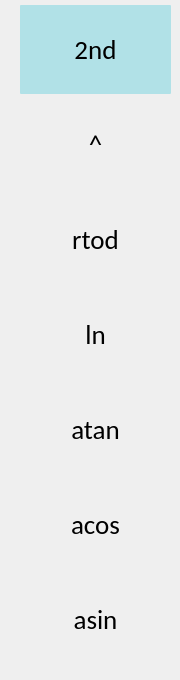
     <widget class="QWidget" name="page_2">
      <widget class="QWidget" name="layoutWidget_6">
       <property name="geometry">
        <rect>
         <x>20</x>
         <y>0</y>
         <width>151</width>
         <height>671</height>
        </rect>
       </property>
       <layout class="QGridLayout" name="gridLayout_7">
        <property name="spacing">
         <number>1</number>
        </property>
        <item row="1" column="0">
         <widget class="QPushButton" name="Science_Button_power">
          <property name="minimumSize">
           <size>
            <width>142</width>
            <height>89</height>
           </size>
          </property>
          <property name="font">
           <font>
            <family>Calibri</family>
            <pointsize>20</pointsize>
           </font>
          </property>
          <property name="styleSheet">
           <string notr="true">QPushButton { background-color: rgb(232,232,232，50); border-radius: 1px; color: rgb(0, 0, 0); color:black} QPushButton:hover { background-color: rgb(181, 181, 181，50); }</string>
          </property>
          <property name="text">
           <string>^</string>
          </property>
          <property name="flat">
           <bool>true</bool>
          </property>
         </widget>
        </item>
        <item row="3" column="0">
         <widget class="QPushButton" name="Science_Button_ln">
          <property name="minimumSize">
           <size>
            <width>142</width>
            <height>89</height>
           </size>
          </property>
          <property name="font">
           <font>
            <family>Calibri</family>
            <pointsize>20</pointsize>
           </font>
          </property>
          <property name="styleSheet">
           <string notr="true">QPushButton { background-color: rgb(232,232,232，50); border-radius: 1px; color: rgb(0, 0, 0); color:black} QPushButton:hover { background-color: rgb(181, 181, 181，50); }</string>
          </property>
          <property name="text">
           <string>ln</string>
          </property>
          <property name="flat">
           <bool>true</bool>
          </property>
         </widget>
        </item>
        <item row="6" column="0">
         <widget class="QPushButton" name="Science_Button_asin">
          <property name="minimumSize">
           <size>
            <width>142</width>
            <height>89</height>
           </size>
          </property>
          <property name="font">
           <font>
            <family>Calibri</family>
            <pointsize>20</pointsize>
           </font>
          </property>
          <property name="styleSheet">
           <string notr="true">QPushButton { background-color: rgb(232,232,232，50); border-radius: 1px; color: rgb(0, 0, 0); color:black} QPushButton:hover { background-color: rgb(181, 181, 181，50); }</string>
          </property>
          <property name="text">
           <string>asin</string>
          </property>
          <property name="flat">
           <bool>true</bool>
          </property>
         </widget>
        </item>
        <item row="4" column="0">
         <widget class="QPushButton" name="Science_Button_atan">
          <property name="minimumSize">
           <size>
            <width>142</width>
            <height>89</height>
           </size>
          </property>
          <property name="font">
           <font>
            <family>Calibri</family>
            <pointsize>20</pointsize>
           </font>
          </property>
          <property name="styleSheet">
           <string notr="true">QPushButton { background-color: rgb(232,232,232，50); border-radius: 1px; color: rgb(0, 0, 0); color:black} QPushButton:hover { background-color: rgb(181, 181, 181，50); }</string>
          </property>
          <property name="text">
           <string>atan</string>
          </property>
          <property name="flat">
           <bool>true</bool>
          </property>
         </widget>
        </item>
        <item row="2" column="0">
         <widget class="QPushButton" name="Science_Button_rtod">
          <property name="minimumSize">
           <size>
            <width>142</width>
            <height>89</height>
           </size>
          </property>
          <property name="font">
           <font>
            <family>Calibri</family>
            <pointsize>20</pointsize>
           </font>
          </property>
          <property name="styleSheet">
           <string notr="true">QPushButton { background-color: rgb(232,232,232，50); border-radius: 1px; color: rgb(0, 0, 0); color:black} QPushButton:hover { background-color: rgb(181, 181, 181，50); }</string>
          </property>
          <property name="text">
           <string>rtod</string>
          </property>
          <property name="flat">
           <bool>true</bool>
          </property>
         </widget>
        </item>
        <item row="5" column="0">
         <widget class="QPushButton" name="Science_Button_acos">
          <property name="minimumSize">
           <size>
            <width>142</width>
            <height>89</height>
           </size>
          </property>
          <property name="font">
           <font>
            <family>Calibri</family>
            <pointsize>20</pointsize>
           </font>
          </property>
          <property name="styleSheet">
           <string notr="true">QPushButton { background-color: rgb(232,232,232，50); border-radius: 1px; color: rgb(0, 0, 0); color:black} QPushButton:hover { background-color: rgb(181, 181, 181，50); }</string>
          </property>
          <property name="text">
           <string>acos</string>
          </property>
          <property name="flat">
           <bool>true</bool>
          </property>
         </widget>
        </item>
        <item row="0" column="0">
         <widget class="QPushButton" name="Science_Button_2nd2">
          <property name="minimumSize">
           <size>
            <width>142</width>
            <height>89</height>
           </size>
          </property>
          <property name="font">
           <font>
            <family>Calibri</family>
            <pointsize>20</pointsize>
           </font>
          </property>
          <property name="styleSheet">
           <string notr="true">QPushButton { background-color: rgb(177, 225, 231); border-radius: 1px; color: rgb(0, 0, 0); color:black} QPushButton:hover { background-color: rgb(124, 224, 236); }</string>
          </property>
          <property name="text">
           <string>2nd</string>
          </property>
          <property name="flat">
           <bool>true</bool>
          </property>
         </widget>
        </item>
       </layout>
      </widget>
     </widget>
